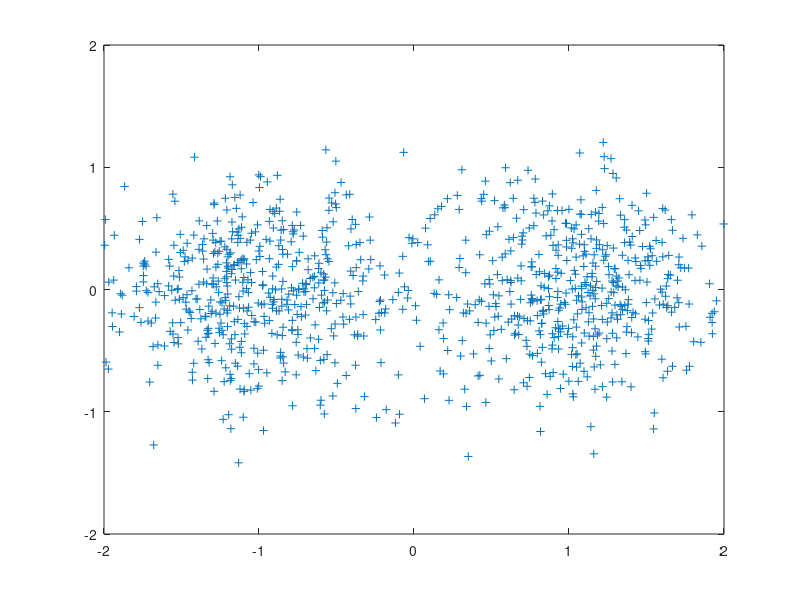
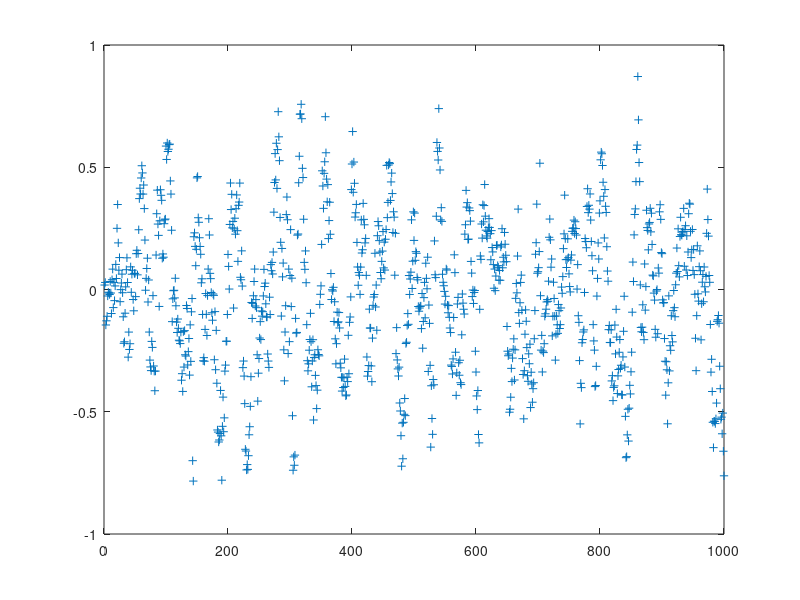

The MATLAB script that drew these images, in order:
% bpsk.m
% David Rowe Mar 2017
%
% Simulate BPSK and DPSK with varoous phase detection schemes

1;

function sim_out = run_sim(sim_in)
  Nbits = sim_in.Nbits;
  EbNodB = sim_in.EbNodB;
  dbpsk = sim_in.dbpsk;
  verbose = sim_in.verbose;
  m = sim_in.m;
  phase_est_mem = sim_in.phase_est_mem;

  tx = zeros(1,Nbits);
  rx = zeros(1,Nbits);
  
  for nn=1:length(EbNodB)
    EbNo = 10 .^ (EbNodB(nn)/10);
    variance = 1/(EbNo/2);
    noise = sqrt(variance)*(0.5*randn(1,Nbits) + j*0.5*randn(1,Nbits));

    tx_bits = rand(1,Nbits) > 0.5;
    prev_tx = 1;
    prev_rx = 1;
    r = ones(1,max(4,phase_est_mem));

    Nerrs = 0;
    for i=1:Nbits
      if dbpsk
        tx(i) = prev_tx * exp(j*pi*tx_bits(i));
        prev_tx = tx(i);
      else
        tx(i) = 1 - 2*tx_bits(i);
      end

      rx(i) = tx(i) + noise(i);

      r(2:phase_est_mem) = r(1:phase_est_mem-1);
      r(1) = rx(i);

      if dbpsk
        if m == 2
          %rx_symb(i) = rx(i) * conj(prev_rx)/(abs(prev_rx));
          rx_symb(i) = r(1) * r(2)'/(abs(prev_rx));
          prev_rx = rx(i);
        else
          tx_set = [1 -1];
          max_eta = 0;  rx_symb(i) = tx_set(1);
          for k=1:2
            for k_1=1:2
              for k_2=1:2
                if m == 3
                  eta = abs(r(3) + r(1)*tx_set(k)'*tx_set(k_1)' + r(2)*tx_set(k_1)')^2;
                end
                if m == 4
                  eta = abs(r(4) + r(1)*tx_set(k)'*tx_set(k_1)'*tx_set(k_2)' + r(2)*tx_set(k_1)'*tx_set(k_2)' + r(3)*tx_set(k_2)')^2;
                end
                %printf("  %d %d %f \n", k_1, k, eta);
                if eta > max_eta
                  max_eta = eta;
                  rx_symb(i) = tx_set(k);
                end
              end
            end
          end
        end
      else

        rx_symb(i) = rx(i);
        
        if phase_est_mem 
          % modulation strip
          stripped(i) = angle(sum(r(1:phase_est_mem) .^ 2));
          rx_symb(i) *= exp(-j*stripped(i));
        end
      end
    end

    rx_bits = real(rx_symb) < 0;
    errors = xor(tx_bits, rx_bits);
    Nerrs = sum(errors);
    printf("EbNodB: %3.2f BER: %4.3f Nbits: %d Nerrs: %d\n", EbNodB(nn), Nerrs/Nbits, Nbits, Nerrs);

    if verbose
      figure(1); clf; 
      plot(rx_symb,'+');
      axis([-2 2 -2 2]);
      figure(2); clf; 
      plot(stripped,'+');
      %axis([-2 2 -2 2]);
    end

    sim_out.ber(nn) = Nerrs/Nbits;
  end
endfunction


function run_curves
  sim_in.verbose = 0;
  sim_in.Nbits = 10000;
  sim_in.EbNodB = 0:8;
  sim_in.dbpsk = 0;
  sim_in.m = 2;

  bpsk_out = run_sim(sim_in);

  sim_in.dbpsk = 1;
  dbpsk_out_2 = run_sim(sim_in);

  sim_in.m = 3;
  dbpsk_out_3 = run_sim(sim_in);
  sim_in.m = 4;
  dbpsk_out_4 = run_sim(sim_in);

  figure(3); clf;
  semilogy(sim_in.EbNodB, bpsk_out.ber,'b+-;BPSK;');
  hold on;
  semilogy(sim_in.EbNodB, dbpsk_out_2.ber,'g+-;DBPSK m=2;');
  semilogy(sim_in.EbNodB, dbpsk_out_3.ber,'c+-;DBPSK m=3;');
  semilogy(sim_in.EbNodB, dbpsk_out_4.ber,'k+-;DBPSK m=4;');
  hold off;
  grid;
  legend('boxoff');
end


function run_single
  sim_in.Nbits = 1000;
  sim_in.EbNodB = 4;
  sim_in.dbpsk = 0;
  sim_in.m = 2;
  sim_in.phase_est_mem = 10;
  sim_in.verbose = 1;

  run_sim(sim_in);
end

format;
more off;
rand('seed',1);
randn('seed',1);

run_single






